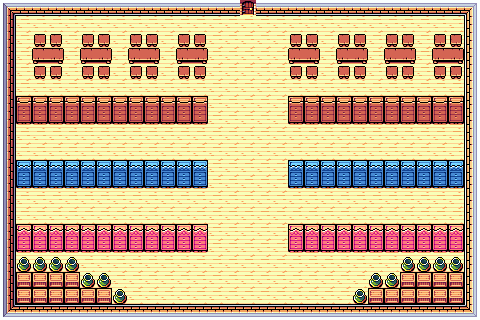

This game map was drawn from its Tiled (.tmx) file and the tilesets committed beside it. A one-line description and the full map source follow:
An orthogonal 30x20 tile map with 16x16 px tiles, 1 tile layer (Livello tile 1) and 3 objects (key, Teleport, Player).

<map version="1.8" tiledversion="1.8.5" orientation="orthogonal" renderorder="right-down" width="30" height="20" tilewidth="16" tileheight="16" infinite="0" nextlayerid="5" nextobjectid="9">
 <tileset firstgid="1" source="PixelPackTOPDOWN8BIT.tsx" />
 <layer id="1" name="Livello tile 1" width="30" height="20">
  <data encoding="csv">
152,153,153,153,153,153,153,153,153,153,153,153,153,153,153,164,153,153,153,153,153,153,153,153,153,153,153,153,153,154,
168,169,169,169,169,169,169,169,169,169,169,169,169,169,169,169,169,169,169,169,169,169,169,169,169,169,169,169,169,170,
168,169,235,235,169,235,235,169,235,235,169,235,235,169,169,169,169,169,235,235,169,235,235,169,235,235,169,235,235,170,
168,169,229,230,169,229,230,169,229,230,169,229,230,169,169,169,169,169,229,230,169,229,230,169,229,230,169,229,230,170,
168,169,235,235,169,235,235,169,235,235,169,235,235,169,169,169,169,169,235,235,169,235,235,169,235,235,169,235,235,170,
168,169,169,169,169,169,169,169,169,169,169,169,169,169,169,169,169,169,169,169,169,169,169,169,169,169,169,169,169,170,
168,199,199,199,199,199,199,199,199,199,199,199,199,169,169,169,169,169,199,199,199,199,199,199,199,199,199,199,199,170,
168,215,215,215,215,215,215,215,215,215,215,215,215,169,169,169,169,169,215,215,215,215,215,215,215,215,215,215,215,170,
168,169,169,169,169,169,169,169,169,169,169,169,169,169,169,169,169,169,169,169,169,169,169,169,169,169,169,169,169,170,
168,169,169,169,169,169,169,169,169,169,169,169,169,169,169,169,169,169,169,169,169,169,169,169,169,169,169,169,169,170,
168,198,198,198,198,198,198,198,198,198,198,198,198,169,169,169,169,169,198,198,198,198,198,198,198,198,198,198,198,170,
168,214,214,214,214,214,214,214,214,214,214,214,214,169,169,169,169,169,214,214,214,214,214,214,214,214,214,214,214,170,
168,169,169,169,169,169,169,169,169,169,169,169,169,169,169,169,169,169,169,169,169,169,169,169,169,169,169,169,169,170,
168,169,169,169,169,169,169,169,169,169,169,169,169,169,169,169,169,169,169,169,169,169,169,169,169,169,169,169,169,170,
168,197,197,197,197,197,197,197,197,197,197,197,197,169,169,169,169,169,197,197,197,197,197,197,197,197,197,197,197,170,
168,213,213,213,213,213,213,213,213,213,213,213,213,169,169,169,169,169,213,213,213,213,213,213,213,213,213,213,213,170,
168,220,220,220,220,169,169,169,169,169,169,169,169,169,169,169,169,169,169,169,169,169,169,169,169,220,220,220,220,170,
168,204,204,204,204,220,220,169,169,169,169,169,169,169,169,169,169,169,169,169,169,169,169,220,220,204,204,204,204,170,
168,204,204,204,204,204,204,220,169,169,169,169,169,169,169,169,169,169,169,169,169,169,220,204,204,204,204,204,204,170,
184,185,185,185,185,185,185,185,185,185,185,185,185,185,185,185,185,185,185,185,185,185,185,185,185,185,185,185,185,186
</data>
 </layer>
 <objectgroup id="4" name="key">
  <object id="7" name="key" type="key" x="243" y="262.667" width="18.3333" height="21.3333" />
  <object id="2" name="Teleport" type="Teleport" x="239.909" y="15.6364" width="16" height="16">
   <properties>
    <property name="Teleport_ID" type="int" value="2" />
   </properties>
  </object>
  <object id="1" name="Player" type="Player" x="239.682" y="44" width="15.5" height="16">
   <properties>
    <property name="Speed" type="int" value="500" />
   </properties>
  </object>
 </objectgroup>
</map>